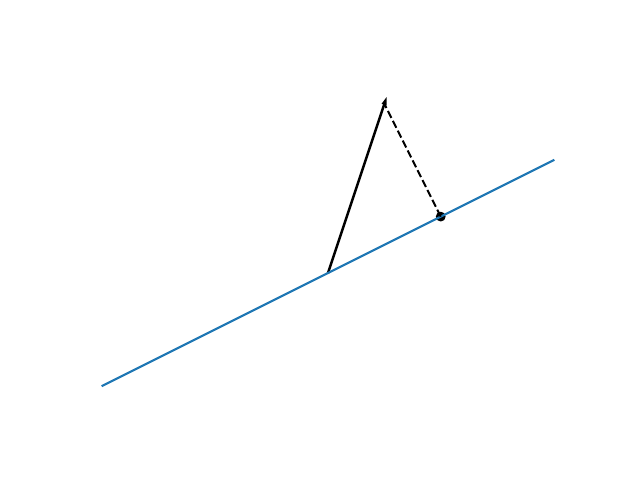

Generate this figure with Python:
import numpy as np
import pandas as pd
import matplotlib.pyplot as plt

X = [-4, 4]
Y = [-2, 2]

vec = np.array([[1], [3]])
base = np.array([[2], [1]])
proj = (np.dot(vec.T, base) / np.dot(base.T, base)) * base
perp = vec - proj

ax = plt.gca()
ax.set_aspect('equal')
ax.scatter(proj[0, 0], proj[1, 0], color='black')
ax.plot(X, Y)
ax.plot([proj[0, 0], vec[0, 0]], [proj[1, 0], vec[1, 0]], '--', color='black')
ax.arrow(0, 0, 1, 3, width=0.02, color='black')
ax.axis('off')
plt.savefig('proj.pdf', format='pdf')
